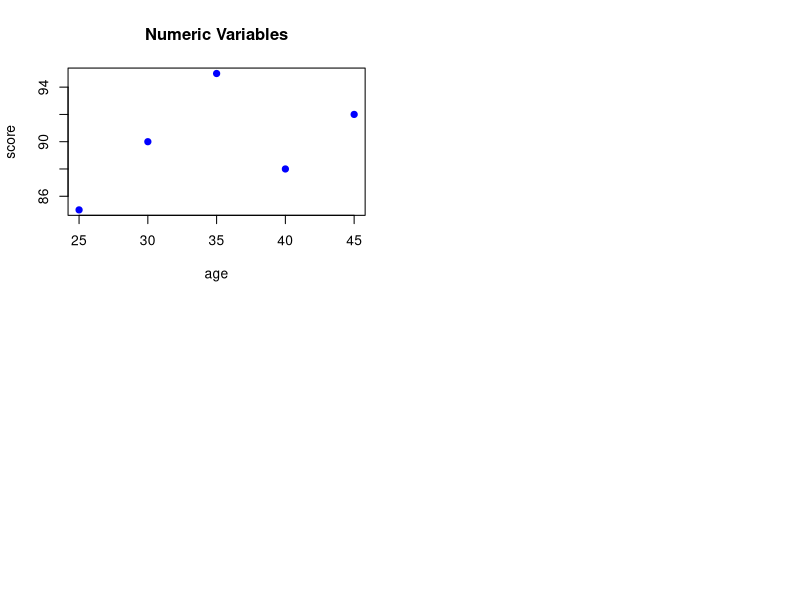

Recreate this plot in R. (Note: this script raises an error after producing the figure.)
# =====================================================
# SOLUTIONS TO EXERCISES FROM intro_to_R.R
# =====================================================

# Note: Try to solve the exercises yourself before looking at these solutions!

# =====================================================
# SECTION 7: EXERCISES FOR PRACTICE - SOLUTIONS
# =====================================================

# Exercise 1: Create a vector of the first 10 even numbers
even_numbers <- seq(2, 20, by = 2)
# Alternative solution:
even_numbers <- 2 * (1:10)
print(even_numbers)

# Exercise 2: Calculate the sum and mean of numbers from 1 to 100
sum_result <- sum(1:100)
mean_result <- mean(1:100)
print(paste("Sum:", sum_result))
print(paste("Mean:", mean_result))

# Exercise 3: Create a function that returns both the minimum and maximum of a vector
min_max <- function(x) {
  # Check if input is a vector
  if (!is.vector(x)) {
    stop("Input must be a vector")
  }
  
  # Return a named list with min and max values
  list(minimum = min(x), maximum = max(x))
}

# Test the function
test_vector <- c(5, 2, 8, 1, 9, 3)
result <- min_max(test_vector)
print(result)

# Exercise 4: Create a data frame with 5 students, their grades in 3 subjects
student_grades <- data.frame(
  name = c("Alice", "Bob", "Charlie", "David", "Eva"),
  math = c(85, 92, 78, 96, 88),
  science = c(92, 88, 75, 90, 95),
  history = c(78, 85, 92, 88, 79)
)

# Calculate average grade for each student
student_grades$average <- rowMeans(student_grades[, c("math", "science", "history")])

# Determine letter grade based on average
student_grades$letter_grade <- ifelse(student_grades$average >= 90, "A",
                                ifelse(student_grades$average >= 80, "B",
                                       ifelse(student_grades$average >= 70, "C",
                                              ifelse(student_grades$average >= 60, "D", "F"))))

print(student_grades)

# Exercise 5: Write a function to determine if a number is prime
is_prime <- function(n) {
  # Handle special cases
  if (n <= 1) FALSE
  else if (n <= 3) TRUE
  else if (n %% 2 == 0 || n %% 3 == 0) FALSE
  else {
    # Check for divisibility by values of form 6k ± 1
    i <- 5
    while (i * i <= n) {
      if (n %% i == 0 || n %% (i + 2) == 0) FALSE
      i <- i + 6
    }
    TRUE
  }
}

# Test the function with a few numbers
test_numbers <- c(2, 3, 4, 5, 6, 7, 8, 9, 10, 11, 13, 17, 19, 23, 29)
for (num in test_numbers) {
  print(paste(num, "is prime:", is_prime(num)))
}

# =====================================================
# BONUS EXERCISES AND SOLUTIONS
# =====================================================

# Bonus Exercise 1: Fibonacci sequence
# Write a function that generates the first n numbers in the Fibonacci sequence
fibonacci <- function(n) {
  if (n <= 0) NULL
  else if (n == 1) 0
  else if (n == 2) c(0, 1)
  else {
    fib <- numeric(n)
    fib[1] <- 0
    fib[2] <- 1
    
    for (i in 3:n) {
      fib[i] <- fib[i - 1] + fib[i - 2]
    }
    
    fib
  }
}

# Test the function
fib_20 <- fibonacci(20)
print(fib_20)

# Bonus Exercise 2: Data Cleaning
# Create a function that takes a vector and replaces outliers with NA
# (Outliers defined as values more than 2 standard deviations from the mean)
remove_outliers <- function(x) {
  mean_x <- mean(x, na.rm = TRUE)
  sd_x <- sd(x, na.rm = TRUE)
  threshold <- 2 * sd_x
  
  # Create a copy of x with outliers replaced by NA
  result <- x
  result[abs(x - mean_x) > threshold] <- NA
  
  result
}

# Test the function
test_data <- c(5, 7, 8, 6, 9, 30, 8, 7, 6, 25, 8)
cleaned_data <- remove_outliers(test_data)
print(paste("Original data:", paste(test_data, collapse = ", ")))
print(paste("Cleaned data:", paste(ifelse(is.na(cleaned_data), "NA", cleaned_data), 
                                   collapse = ", ")))

# Bonus Exercise 3: Monte Carlo Simulation
# Estimate the value of π using Monte Carlo simulation
estimate_pi <- function(n_points = 10000) {
  # Generate random points in the unit square
  x <- runif(n_points, -1, 1)
  y <- runif(n_points, -1, 1)
  
  # Count points inside the unit circle
  inside_circle <- sum(x ^ 2 + y ^ 2 <= 1)
  
  # Estimate π: area of circle = π * r^2, area of square = (2r)^2 = 4r^2
  # So π = 4 * (area of circle/area of square) = 4 * (points inside circle/total points)
  4 * inside_circle / n_points
}

# Test the function with different numbers of points
pi_estimate_1k <- estimate_pi(1000)
pi_estimate_10k <- estimate_pi(10000)
pi_estimate_100k <- estimate_pi(100000)

print(paste("π estimate with 1,000 points:", pi_estimate_1k))
print(paste("π estimate with 10,000 points:", pi_estimate_10k))
print(paste("π estimate with 100,000 points:", pi_estimate_100k))
print(paste("Actual π value:", pi))

# =====================================================
# SOLUTIONS TO NEW EXERCISES
# =====================================================

# Exercise 1: Data Cleaning Function
clean_dataset <- function(data) {
  # Check if input is a data frame
  if (!is.data.frame(data)) {
    stop("Input must be a data frame")
  }
  
  # Remove rows with more than 2 missing values
  missing_counts <- rowSums(is.na(data))
  data <- data[missing_counts <= 2, ]
  
  # Replace remaining missing values with column means
  for (col in names(data)) {
    if (is.numeric(data[[col]])) {
      data[[col]][is.na(data[[col]])] <- mean(data[[col]], na.rm = TRUE)
    }
  }
  
  # Convert character columns to factors
  for (col in names(data)) {
    if (is.character(data[[col]])) {
      data[[col]] <- as.factor(data[[col]])
    }
  }
  
  return(data)
}

# Test the function
test_data <- data.frame(
  name = c("Alice", "Bob", "Charlie", "David", "Eva"),
  age = c(25, NA, 30, NA, 35),
  score = c(85, 90, NA, 88, NA),
  grade = c("A", "B", "A", "C", "B")
)
cleaned_data <- clean_dataset(test_data)
print(cleaned_data)

# Exercise 2: Data Visualization Function
create_comprehensive_plot <- function(data) {
  # Check if input is a data frame
  if (!is.data.frame(data)) {
    stop("Input must be a data frame")
  }
  
  # Create a multi-panel plot
  par(mfrow = c(2, 2))
  
  # Get numeric and categorical columns
  numeric_cols <- sapply(data, is.numeric)
  categorical_cols <- sapply(data, is.factor) | sapply(data, is.character)
  
  # Plot numeric variables
  if (sum(numeric_cols) >= 2) {
    numeric_data <- data[, numeric_cols]
    plot(numeric_data[, 1], numeric_data[, 2],
         main = "Numeric Variables",
         xlab = names(numeric_data)[1],
         ylab = names(numeric_data)[2],
         col = "blue",
         pch = 19)
  }
  
  # Plot categorical variables
  if (sum(categorical_cols) > 0) {
    categorical_data <- data[, categorical_cols]
    for (col in names(categorical_data)) {
      barplot(table(categorical_data[[col]]),
              main = paste("Distribution of", col),
              col = rainbow(length(unique(categorical_data[[col]]))))
    }
  }
  
  # Reset plot layout
  par(mfrow = c(1, 1))
}

# Test the function
test_data <- data.frame(
  age = c(25, 30, 35, 40, 45),
  score = c(85, 90, 95, 88, 92),
  grade = c("A", "B", "A", "C", "B")
)
create_comprehensive_plot(test_data)

# Exercise 3: Statistical Analysis Function
perform_statistical_analysis <- function(data) {
  # Check if input is a data frame
  if (!is.data.frame(data)) {
    stop("Input must be a data frame")
  }
  
  # Get numeric columns
  numeric_cols <- sapply(data, is.numeric)
  numeric_data <- data[, numeric_cols]
  
  # Calculate basic statistics
  stats <- lapply(numeric_data, function(x) {
    list(
      mean = mean(x),
      median = median(x),
      sd = sd(x)
    )
  })
  
  # Calculate correlations
  cor_matrix <- cor(numeric_data)
  
  # Create summary report
  cat("Statistical Analysis Report\n")
  cat("=========================\n\n")
  
  cat("Basic Statistics:\n")
  for (col in names(stats)) {
    cat("\n", col, ":\n")
    cat("  Mean:", stats[[col]]$mean, "\n")
    cat("  Median:", stats[[col]]$median, "\n")
    cat("  Standard Deviation:", stats[[col]]$sd, "\n")
  }
  
  cat("\nCorrelation Matrix:\n")
  print(cor_matrix)
  
  return(list(stats = stats, correlations = cor_matrix))
}

# Test the function
test_data <- data.frame(
  age = c(25, 30, 35, 40, 45),
  score = c(85, 90, 95, 88, 92),
  experience = c(2, 5, 8, 12, 15)
)
analysis_results <- perform_statistical_analysis(test_data)

# Exercise 4: Data Transformation Function
transform_dataset <- function(data, group_by_col) {
  # Check if input is a data frame
  if (!is.data.frame(data)) {
    stop("Input must be a data frame")
  }
  
  # Check if group_by_col exists
  if (!(group_by_col %in% names(data))) {
    stop("Group by column not found in data")
  }
  
  # Convert to long format
  long_data <- reshape2::melt(data, id.vars = group_by_col)
  
  # Create new variables
  if (is.numeric(data[[group_by_col]])) {
    long_data$group_category <- ifelse(data[[group_by_col]] < mean(data[[group_by_col]]),
                                     "Below Average", "Above Average")
  }
  
  # Aggregate data
  aggregated_data <- aggregate(value ~ variable + group_category,
                             data = long_data,
                             FUN = mean)
  
  return(list(
    long_format = long_data,
    aggregated = aggregated_data
  ))
}

# Test the function
test_data <- data.frame(
  group = c("A", "B", "A", "B", "A"),
  value1 = c(10, 20, 15, 25, 12),
  value2 = c(30, 40, 35, 45, 32)
)
transformed_data <- transform_dataset(test_data, "group")
print(transformed_data)

# Exercise 5: R Markdown Report
# Create a new file called "analysis_report.Rmd" with the following content:
# ---
# title: "Data Analysis Report"
# output: html_document
# ---
# 
# ```{r setup, include=FALSE}
# knitr::opts_chunk$set(echo = TRUE)
# ```
# 
# # Data Analysis Report
# 
# ## Data Import
# ```{r}
# # Import the data
# data <- read.csv("your_data.csv")
# ```
# 
# ## Basic Analysis
# ```{r}
# # Perform basic analysis
# summary(data)
# ```
# 
# ## Visualizations
# ```{r}
# # Create visualizations
# plot(data$variable1, data$variable2,
#      main = "Relationship between Variables",
#      xlab = "Variable 1",
#      ylab = "Variable 2")
# ```
# 
# ## Conclusions
# * Add your interpretations here
# * Include key findings
# * Discuss implications 